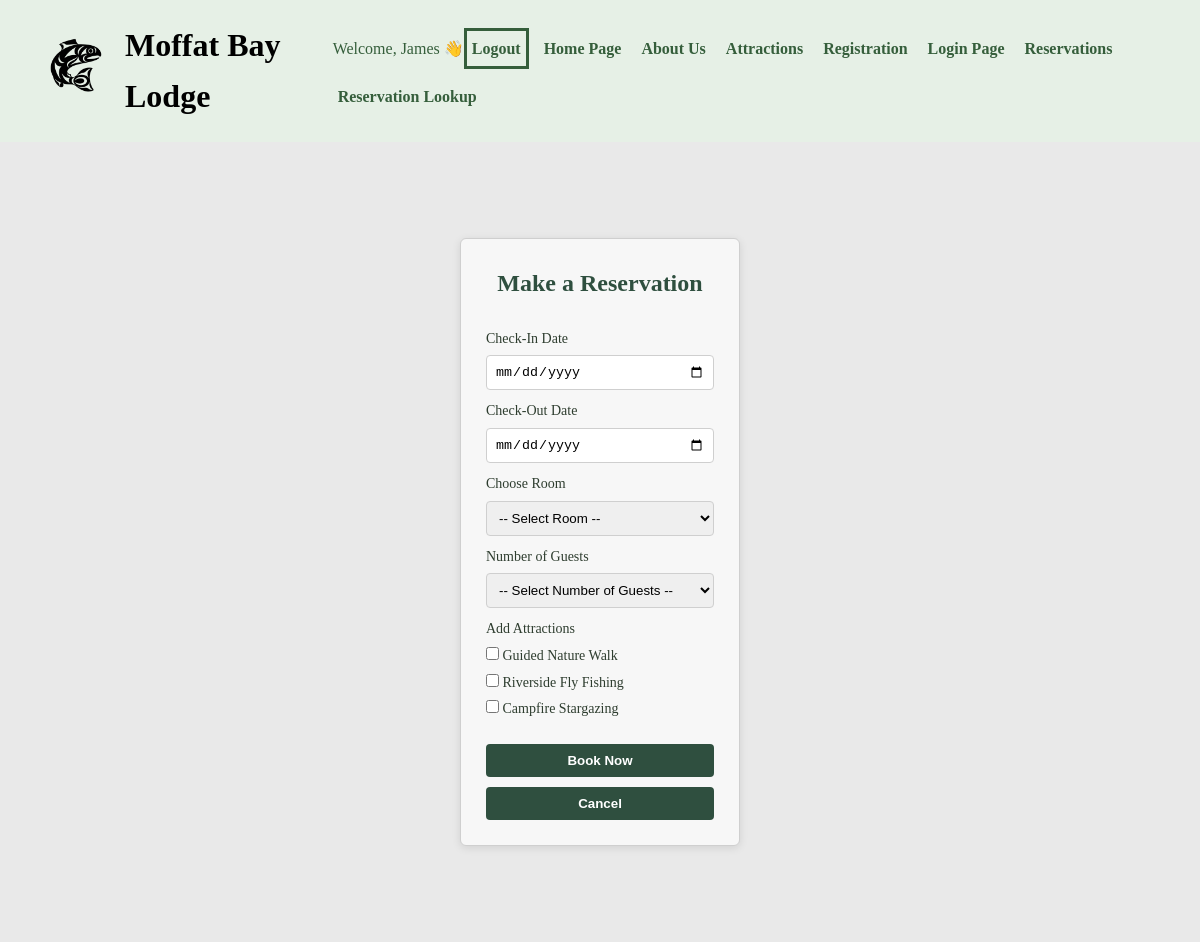
Before: /MODULE-8/pages/reservation.php (signed in) with the older database file.
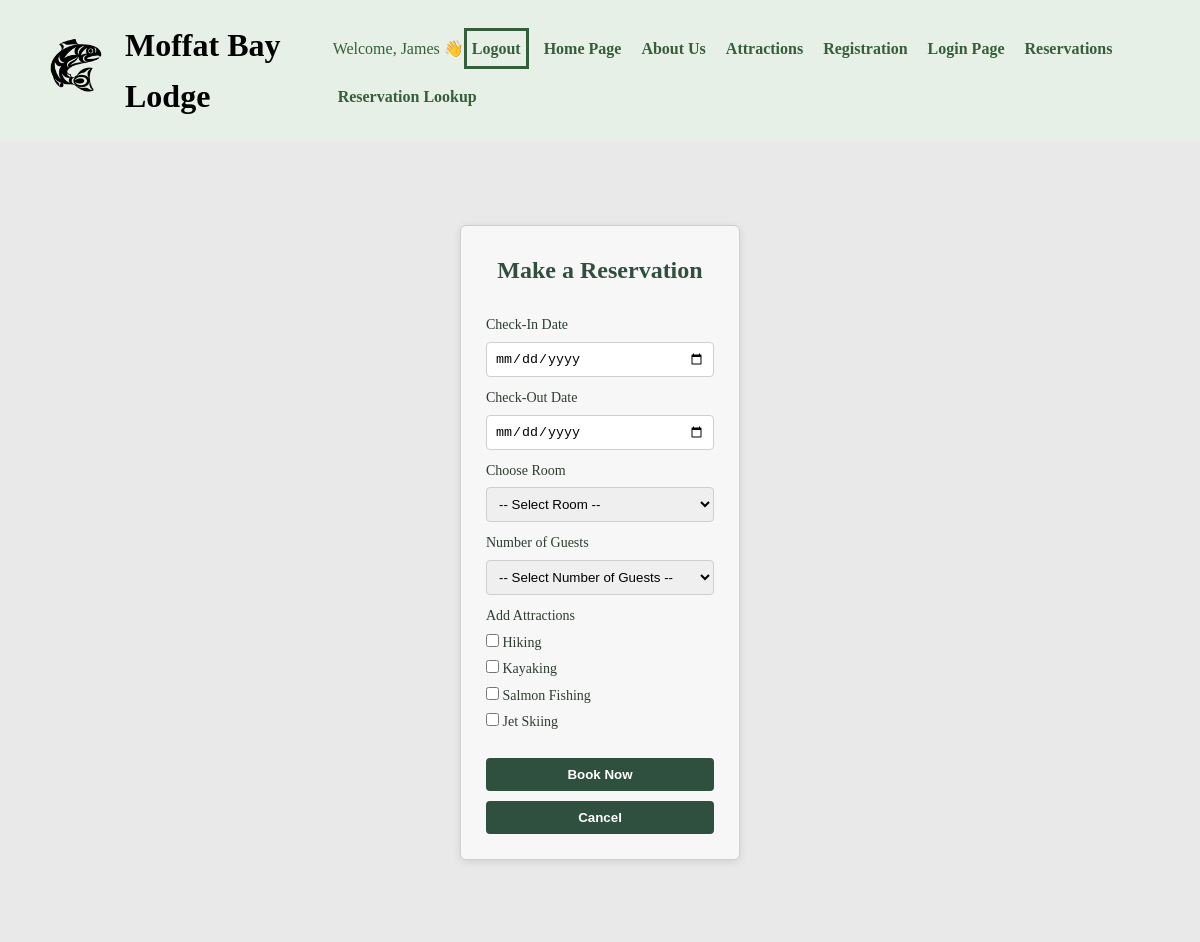
After: the same page with the newer database file.
### tables this page shows
CREATE TABLE Attraction (
    attraction_id   INT AUTO_INCREMENT PRIMARY KEY,
    attraction_name VARCHAR(100) NOT NULL,
    description     TEXT,
    activity_type   VARCHAR(50)
);

### MODULE-8/pages/reservation.php (the view, shortened to what this page needs)
<?php
$host     = "localhost";
$dbname   = "MoffatBayBooking";
$username = "root";
$password = "Starship12!";
$conn = new mysqli($host, $username, $password, $dbname);
$attractionResult = $conn->query("SELECT * FROM attraction ORDER BY attraction_id");
$attractions = [];
while ($row = $attractionResult->fetch_assoc()) {
    $attractions[] = $row;
}
?>
<!DOCTYPE html>
<html lang="en">
<head>
    <link rel="stylesheet" href="../css/styles.css">
</head>
<body>
    <header>
        <div class="top-bar">
         <div class="logo">
   	 <img src="../images/MoffatBayLogo.png" alt="Logo">
   	 <span>Moffat Bay Lodge</span>
	</div>
            <nav>
                <ul>
                    <li>
                        <?php if (isset($_SESSION['first_name'])): ?>
                            <p style="color: #355e3b;">Welcome, <?php echo $_SESSION['first_name']; ?> 👋</p>
                            <a href="logout.php" style ="border: solid #355e3b;">Logout</a>
                        <?php endif; ?>
                    </li>
                    <li><a href="../index.php">Home Page</a></li>
                    <li><a href="about.php">About Us</a></li>
                    <li><a href="attractions.html">Attractions</a></li>
                    <li><a href="registration.php">Registration</a></li>
                    <li><a href="login.php">Login Page</a></li>
                    <li><a href="reservation.php">Reservations</a></li>
                    <li><a href="reservation-lookup.php">Reservation Lookup</a></li>
                </ul>
            </nav>
        </div>
    </header>
    <div class="reservation-container">
        <form class="reservation-form" method="POST" action="">
            <h2 class="reservation-title">Make a Reservation</h2>
            <label class="reservation-label">Check-In Date</label>
            <input type="date" class="reservation-input" name="check_in"
                   min="<?= date('Y-m-d') ?>" required>
            <label class="reservation-label">Check-Out Date</label>
            <input type="date" class="reservation-input" name="check_out"
                   min="<?= date('Y-m-d', strtotime('+1 day')) ?>" required>
            <label class="reservation-label">Choose Room</label>
            <select class="reservation-select" name="room_id" required>
                <option value="">-- Select Room --</option>
            </select>
            <label class="reservation-label">Number of Guests</label>
            <select class="reservation-select" name="guest_count" required>
                <option value="">-- Select Number of Guests --</option>
            </select>
            <label class="reservation-label">Add Attractions</label>
            <div class="reservation-checkbox-group">
                <?php foreach ($attractions as $attraction): ?>
                    <label>
                        <input type="checkbox"
                               name="attractions[]"
                               value="<?= $attraction['attraction_id'] ?>">
                        <?= htmlspecialchars($attraction['attraction_name']) ?>
                    </label>
                <?php endforeach; ?>
            </div>
            <button type="submit" class="reservation-button">Book Now</button>
            <button type="reset" class="reservation-button">Cancel</button>
        </form>
    </div>
</body>
</html>

### MODULE-8/css/styles.css (style rules this page uses)
* { margin: 0; padding: 0; box-sizing: border-box; }
body { font-family: "Times New Roman", serif; background-color: #f4f7f3; color: #2e3d2f; line-height: 1.6; }
header { background-color: #e6f0e6; color: black; padding: 20px 40px; }
.top-bar { display: flex; justify-content: space-between; align-items: center; flex-wrap: nowrap; }
.logo { font-size: 2rem; font-weight: bold; display: flex; align-items: center; gap: 10px; }
.logo img { height: 75px; width: auto; display: block; }
nav ul { list-style: none; display: flex; gap: 10px; align-items: center; flex-wrap: wrap; }
nav ul li { display: flex; align-items: center; }
nav ul li p { margin: 0; }
nav ul li a { text-decoration: none; color: #355e3b; font-weight: bold; padding: 5px; }
.reservation-container { height: 100vh; display: flex; justify-content: center; align-items: center; background-color: #e9e9e9; }
.reservation-form { display: flex; flex-direction: column; padding: 25px; background: #f7f7f7; border: 1px solid #cfcfcf; border-radius: 6px; width: 280px; box-shadow: 0 2px 8px rgba(0, 0, 0, 0.1); }
.reservation-title { text-align: center; margin-bottom: 15px; color: #2f4f3f; font-family: serif; }
.reservation-label { margin-top: 10px; margin-bottom: 5px; font-size: 14px; }
.reservation-input, .reservation-select { padding: 8px; border: 1px solid #cfcfcf; border-radius: 4px; }
.reservation-checkbox-group { display: flex; flex-direction: column; font-size: 14px; margin-bottom: 10px; }
.reservation-checkbox-group label { margin-bottom: 4px; }
.reservation-button { margin-top: 10px; padding: 9px; background-color: #2f4f3f; color: white; border: none; border-radius: 4px; cursor: pointer; font-weight: bold; }

Changed rows visible on the page:
removed attraction: attraction_name "Riverside Fly Fishing"
changed attraction: attraction_name "Guided Nature Walk" → "Hiking"
added attraction: attraction_name "Kayaking"
changed attraction: attraction_name "Campfire Stargazing" → "Salmon Fishing"
added attraction: attraction_name "Jet Skiing"
